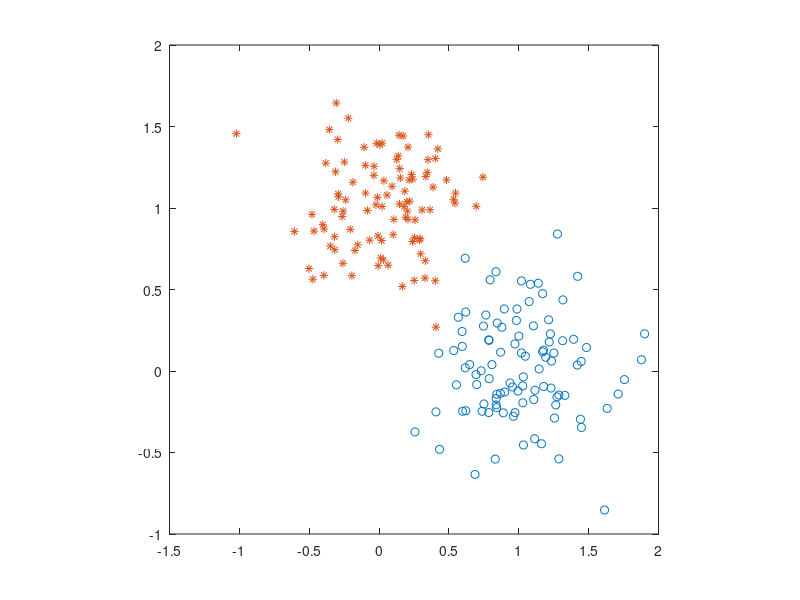

Here is the MATLAB script that generated this plot:
% MATLAB script for Illustrated Problem 5.7.2
clc
clear

echo on
n0=.3*randn(100,1);
n1=.3*randn(100,1);
n2=.3*randn(100,1);
n3=.3*randn(100,1);
x1=1.+n0;
y1=n1;
x2=n2;
y2=1.+n3;
plot(x1,y1,'o',x2,y2,'*')
axis('square')